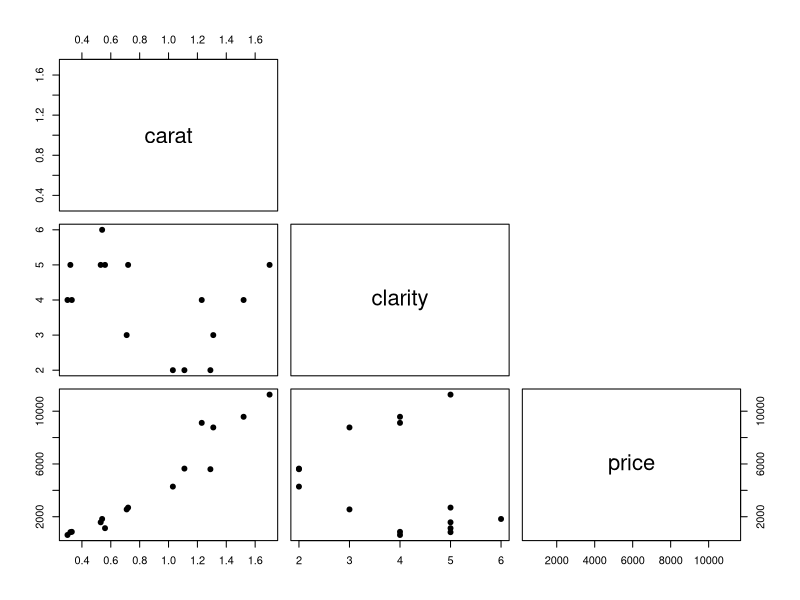

Reproduce this figure in R.
## ---- chunk 1
ex<-T
## ---- chunk 2
options("scipen"=100, "digits"=4)
## ---- chunk 3
carat<-c(0.71,0.72,0.33,1.52,1.23,0.54,0.32,1.31,1.11,1.03,0.56,1.29,0.53,1.7, 0.3) 
clarity<-c(3,5,4,4,4,6,5,3,2,2,5,2,5,5,4)
price<-c(2554,2691,854,9576,9116,1829,828,8767,5648,4283,1131,5601,1577,11257,615)
df<-data.frame(carat,clarity, price)
## ---- chunk 4
str(df)
## ---- chunk 5
head(df)
## ---- chunk 6
plot(df, upper.panel=NULL, pch=19)
## ---- chunk 7
cor(df)
## ---- chunk 8
model1<-lm(price~carat+clarity,,data=df)
summary(model1)
## ---- chunk 9
model2<-lm(price~carat,,data=df)
summary(model2)
## ---- chunk 10
carat<-c(1.3,0.6,1.8)
predictors <- data.frame(carat)
predictors
## ---- chunk 11
predictions<-predict(model2, predictors)
predictions
## ---- chunk 12

